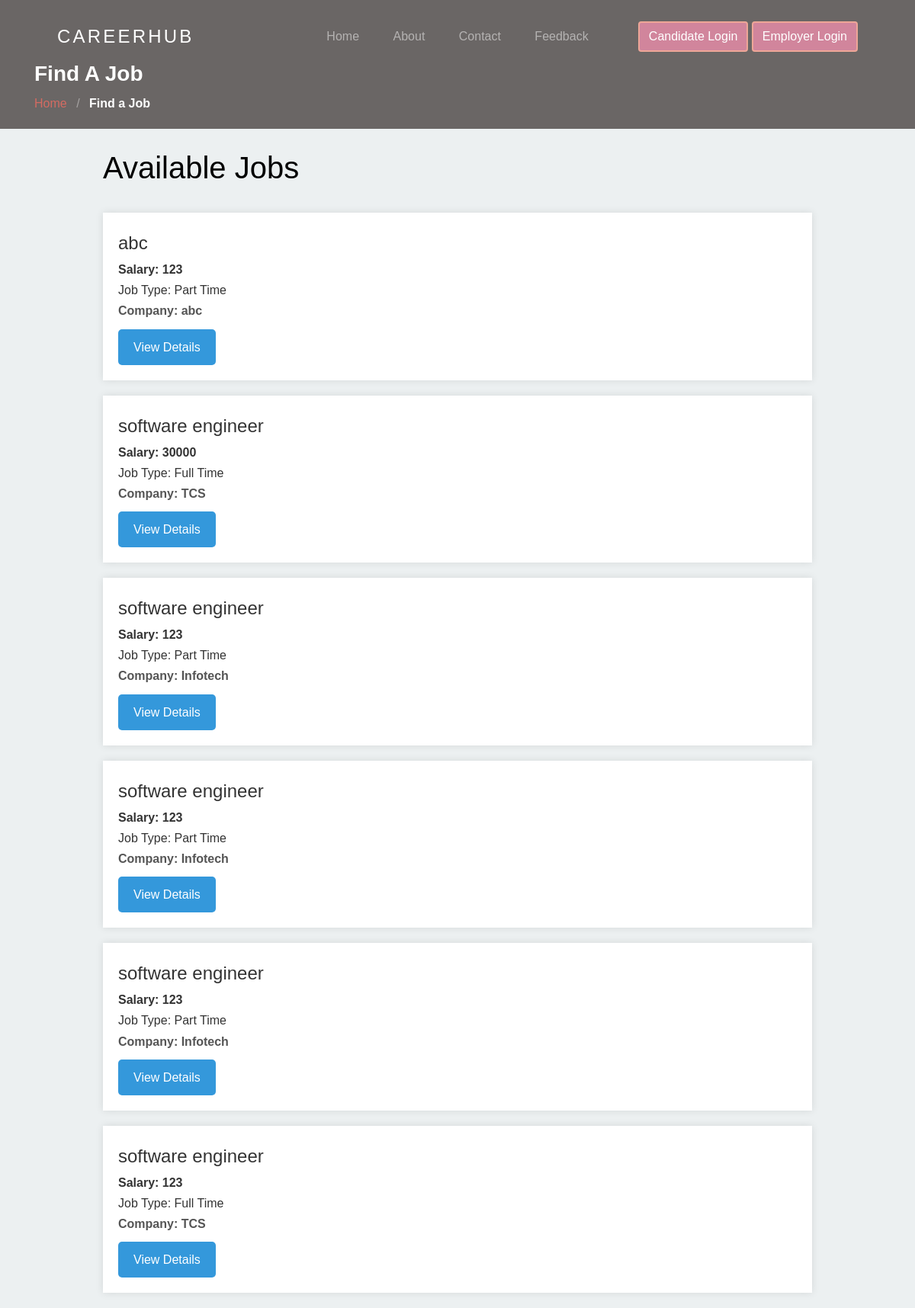
/user/find-job.php, run on the app's committed database.
### tables this page shows
CREATE TABLE `tbl_job` (
  `id` int(11) NOT NULL,
  `title` varchar(80) NOT NULL,
  `salary` varchar(255) NOT NULL,
  `job-type` varchar(255) NOT NULL,
  `experiance` varchar(200) NOT NULL,
  `job-description` varchar(255) NOT NULL,
  `skills` text NOT NULL,
  `company-name` varchar(255) NOT NULL,
  `location` varchar(255) NOT NULL,
  `company-description` text NOT NULL,
  `status` int(11) NOT NULL
);

### user/find-job.php (the view, shortened to what this page needs)
<?php
include("header.php");
?>
    <section class="section-hero overlay inner-page bg-image" style="background-color:#d6cdcc;" id="home-section">
      <div class="container">
        <div class="row">
          <div class="col-md-7">
            <h3 class="text-white font-weight-bold">Find A Job</h3>
            <div class="custom-breadcrumbs">
              <a href="index.php">Home</a> <span class="mx-2 slash">/</span>
              <span class="text-white"><strong>Find a Job</strong></span>
            </div>
          </div>
        </div>
      </div>
    </section>
<?php
$servername = "localhost";
$username = "root";
$password = "";
$dbname = "db_careerhub";
$conn = new mysqli($servername, $username, $password, $dbname);
?>
<!DOCTYPE html>
<html>
<head>
</head>
<body style="font-family: Arial, sans-serif; background-color: #ECF0F1;">
    <div class="container" style="width: 80%; margin: auto;">
        <br>
		<h1>Available Jobs</h1>
<br/>
        <?php
        $result = mysqli_query($conn, "SELECT * FROM tbl_job");
        while ($row = $result->fetch_assoc()) {
            echo "<div class='job-listing' style='background: white; margin-bottom: 20px; padding: 20px; box-shadow: 0 0 10px rgba(0, 0, 0, 0.1);'>";
            echo "<div class='job-title' style='font-size: 1.5em; color: #333;'>" . $row['title'] . "</div>";
            echo "<div class='salary' style='color: #333; font-weight: bold; '>Salary: " . $row['salary'] . "</div>";
            echo "<div class='job-type' style='color: #333;'>Job Type: " . $row['job-type'] . "</div>";
			echo "<div class='company-name' style='color: #555; font-weight: bold;'>Company: " . $row['company-name'] . "</div>";
			echo "<a href='job-details.php?id=" . $row['id'] . "' style='display: inline-block; align: right; margin-top: 10px; padding: 10px 20px; background-color: #3498db; color: white; text-decoration: none; border-radius: 5px;'>View Details</a>";
            echo "</div>";
        }
        ?>
    </div>
</body>
</html>

### user/css/style.css (style rules this page uses)
section { padding: 60px 0; overflow: hidden; }
body { font-weight: 400; font-size: 1rem; line-height: 1.7; position: relative; }
body:after { content: ""; position: absolute; top: 0; left: 0; right: 0; bottom: 0; background: rgba(0, 0, 0, 0.7); z-index: 100; opacity: 0; visibility: hidden; -webkit-transition: .3s all ease; -o-transition: .3s all ease; transition: .3s all ease; }
h1, h2, h3, h4 { color: #000; }
.bg-image { background-size: contain; background-position: center center; background-repeat: no-repeat; }
.custom-breadcrumbs a { color: #d46b62; }
.custom-breadcrumbs .slash { color: rgba(255, 255, 255, 0.4); }
.section-hero, .section-hero > .container > .row { height: 100vh; min-height: 900px; }
.section-hero.inner-page, .section-hero.inner-page > .container > .row { height: auto; min-height: auto; padding-top: 40px; padding-bottom: 10px; }
.section-hero.overlay, .section-hero.overlay-2 { position: relative; }
.section-hero.overlay:before, .section-hero.overlay-2:before { z-index: 1; position: absolute; content: ""; top: 0; left: 0; right: 0; bottom: 0; background: rgba(0, 0, 0, 0.5); }
.section-hero > .container { z-index: 2; position: relative; }

### data on the page
tbl_job: title "abc", salary "123", value "Part Time", value "abc"
tbl_job: title "software engineer", salary "30000", value "Full Time", value "TCS"
tbl_job: title "software engineer", salary "123", value "Part Time", value "Infotech"
tbl_job: title "software engineer", salary "123", value "Part Time", value "Infotech"
tbl_job: title "software engineer", salary "123", value "Part Time", value "Infotech"
tbl_job: title "software engineer", salary "123", value "Full Time", value "TCS"
